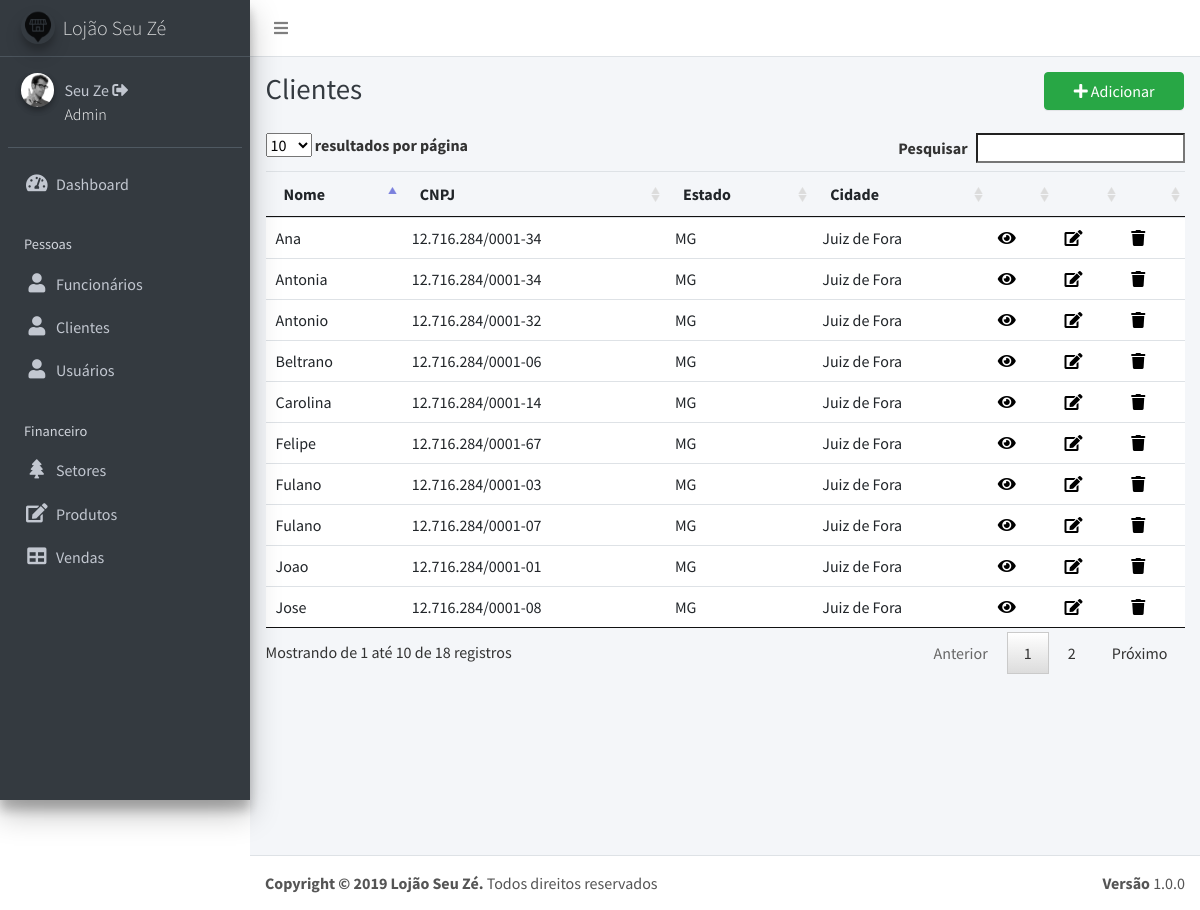
Screenshot of /listaClientes.php (signed in) with the database file from the repository.
### tables this page shows
CREATE TABLE `usuarios` (
  `id` int(11) NOT NULL,
  `email` varchar(20) NOT NULL,
  `senha` varchar(40) NOT NULL,
  `tipo` varchar(11) NOT NULL,
  `nome` varchar(50) NOT NULL,
  `telefone` varchar(12) NOT NULL,
  `cpf` varchar(14) NOT NULL,
  `endereco` varchar(40) NOT NULL,
  `complemento` varchar(40) DEFAULT NULL,
  `cidade` varchar(40) NOT NULL,
  `estado` varchar(40) NOT NULL,
  `cep` varchar(10) NOT NULL,
  `cnpj` varchar(40) DEFAULT NULL
);

### listaClientes.php (the view, shortened to what this page needs)
<?php require ('header.php'); ?>
<?php require ('dashboard.php'); ?>
<?php
$sql = "SELECT * FROM usuarios WHERE tipo='Cliente' ORDER BY id ASC";
$result = $conexao->query($sql);
?>
  <div class="content-wrapper">
    <div class="content-header">
      <div class="container-fluid">
        <div class="row mb-2">
          <div class="col-sm-3">
            <h1 class="m-0 text-dark">Clientes</h1>
          </div>
          <div class="col-sm-3">
          </div>
          <div class="col-sm-4">
          </div>
          <div class="col-sm-2">
            <a href="insertUsuario.php"><button type="button" class="btn btn-block btn-success"><i class="nav-icon fa fa-plus"></i> Adicionar</button></a>
          </div>
        </div>
      </div>
    </div>
    <section class="content">
      <div class="container-fluid">
        <div class="row">
          <section class="col-lg-12 connectedSortable">
            <table id="tabelinha" class="table table-hover">
              <thead>
                <tr>
                  <th>Nome</th>
                  <th>CNPJ</th>
                  <th>Estado</th>
                  <th>Cidade</th>
                  <th></th>
                  <th></th>
                  <th></th>
                </tr>
              </thead>
              <tbody>
                <?php
                if ($result->num_rows > 0) {
                    while ($row = $result->fetch_assoc()) {
                        echo "<tr href='viewUsuario.php?id=".$row['id']."' >";
                        echo "<td>" .$row["nome"] . "</td>";
                        echo "<td>" .$row["cnpj"] . "</td> ";
                        echo "<td>" .$row["estado"] . "</td>";
                        echo "<td>" .$row["cidade"] . "</td>";
                      ?>
                        <td><a href="viewUsuario.php?id=<?php echo $row['id'];?>" style="text-decoration: none;color: #000;" data-toggle="tooltip" title="Visualizar"><i class="fa fa-eye"></i></a></td>
                        <td><a href="updateCliente.php?id=<?php echo $row['id'];?>" style="text-decoration: none;color: #000;" data-toggle="tooltip" title="Editar"><i class="fa fa-edit"></i></a></td>
                        <td><a href="#" onclick="excluir(<?php echo $row['id'];?>)" style="text-decoration: none;color: #000;" data-toggle="tooltip" title="Excluir"><i class="fa fa-trash"></i></a></td>
                      <?php
                      echo "</tr>";
                    }
                }
                ?>
              </tbody>
            </table>
          </section>
        </div>
      </div>
    </section>
  </div>
<?php require ('footer.php');?>

### header.php (shortened to what this page needs)
<!DOCTYPE html>
<html>
<head>
  <link rel="stylesheet" href="https://use.fontawesome.com/releases/v5.8.1/css/all.css">
  <link rel="stylesheet" href="https://code.ionicframework.com/ionicons/2.0.1/css/ionicons.min.css">
  <link rel="stylesheet" href="dist/css/adminlte.min.css">
  <link rel="stylesheet" href="plugins/iCheck/flat/blue.css">
  <link rel="stylesheet" href="plugins/morris/morris.css">
  <link rel="stylesheet" href="plugins/jvectormap/jquery-jvectormap-1.2.2.css">
  <link rel="stylesheet" href="plugins/datepicker/datepicker3.css">
  <link rel="stylesheet" href="plugins/daterangepicker/daterangepicker-bs3.css">
  <link rel="stylesheet" href="plugins/bootstrap-wysihtml5/bootstrap3-wysihtml5.min.css">
  <link rel="stylesheet" type="text/css" href="plugins/datatables/jquery.dataTables.css">
</head>
<body class="hold-transition sidebar-mini">
<div class="wrapper">
  <nav class="main-header navbar navbar-expand bg-white navbar-light border-bottom">
    <ul class="navbar-nav">
      <li class="nav-item">
        <a class="nav-link" data-widget="pushmenu" href="#"><i class="fa fa-bars"></i></a>
      </li>
    </ul>
  </nav>

### dashboard.php
<aside class="main-sidebar sidebar-dark-primary elevation-4">
  <a href="index.php" class="brand-link">
    <img src="dist/img/logo.png" alt="AdminLTE Logo" class="brand-image img-circle elevation-3"
         style="opacity: .8">
    <span class="brand-text font-weight-light">Lojão Seu Zé</span>
  </a>
  <div class="sidebar">
    <div class="user-panel mt-3 pb-3 mb-3 d-flex">
      <div class="image">
        <img src="dist/img/user2-160x160.jpg" class="img-circle elevation-2" alt="Imagem Usuário">
      </div>
      <div class="info">
        <a href="viewUsuario.php?id=<?php echo $_SESSION['id'] ?>"> <?php echo $_SESSION['nome'] ; ?></a> <a href="logout.php"><i data-toggle="tooltip" title="Logout " class="fa fa-sign-out-alt"></i></a>
        <span class="brand-text font-weight-light d-block" style="color: #FFF;"> <?php echo $_SESSION['tipo']; ?></span>
      </div>
    </div>
    <nav class="mt-2">
      <ul class="nav nav-pills nav-sidebar flex-column" data-widget="treeview" role="menu" data-accordion="false">
        <li class="nav-item">
          <a href="index.php" class="nav-link">
            <i class="nav-icon fa fa-tachometer-alt"></i>
            <p>
              Dashboard
            </p>
          </a>
        </li>
        <li class="nav-header">Pessoas</li>
        <li class="nav-item">
          <a href="#" class="nav-link">
            <i class="nav-icon fa fa-user"></i>
            <p>
              Funcionários
            </p>
          </a>
        </li>
        <li class="nav-item">
          <a href="listaClientes.php" class="nav-link">
            <i class="nav-icon fa fa-user"></i>
            <p>
              Clientes
            </p>
          </a>
        </li>
        <li class="nav-item">
          <a href="listaUsuario.php" class="nav-link">
            <i class="nav-icon fa fa-user"></i>
            <p>
              Usuários
            </p>
          </a>
        </li>
        <li class="nav-header">Financeiro</li>
        <li class="nav-item">
          <a href="#" class="nav-link">
            <i class="nav-icon fa fa-tree"></i>
            <p>
              Setores
            </p>
          </a>
        </li>
        <li class="nav-item">
          <a href="#" class="nav-link">
            <i class="nav-icon fa fa-edit"></i>
            <p>
              Produtos
            </p>
          </a>
        </li>
        <li class="nav-item">
          <a href="#" class="nav-link">
            <i class="nav-icon fa fa-table"></i>
            <p>
              Vendas
            </p>
          </a>
        </li>
      </ul>
    </nav>
  </div>
</aside>

### footer.php (shortened to what this page needs)
  <footer class="main-footer">
    <strong>Copyright &copy; 2019 Lojão Seu Zé.</strong>
    Todos direitos reservados
    <div class="float-right d-none d-sm-inline-block">
      <b>Versão</b> 1.0.0
    </div>
  </footer>
</div>
</body>
</html>

### rows the page displays
usuarios: nome "Fulano", cnpj "12.716.284/0001-03", estado "MG", cidade "Juiz de Fora"
usuarios: nome "Beltrano", cnpj "12.716.284/0001-06", estado "MG", cidade "Juiz de Fora"
usuarios: nome "Fulano", cnpj "12.716.284/0001-07", estado "MG", cidade "Juiz de Fora"
usuarios: nome "Jose", cnpj "12.716.284/0001-08", estado "MG", cidade "Juiz de Fora"
usuarios: nome "Joao", cnpj "12.716.284/0001-01", estado "MG", cidade "Juiz de Fora"
usuarios: nome "Ana", cnpj "12.716.284/0001-34", estado "MG", cidade "Juiz de Fora"
usuarios: nome "Felipe", cnpj "12.716.284/0001-67", estado "MG", cidade "Juiz de Fora"
usuarios: nome "Antonia", cnpj "12.716.284/0001-34", estado "MG", cidade "Juiz de Fora"
usuarios: nome "Carolina", cnpj "12.716.284/0001-14", estado "MG", cidade "Juiz de Fora"
usuarios: nome "Antonio", cnpj "12.716.284/0001-32", estado "MG", cidade "Juiz de Fora"

### other values shown
$_SESSION['nome'] "Seu Ze"
$_SESSION['tipo'] "Admin"
